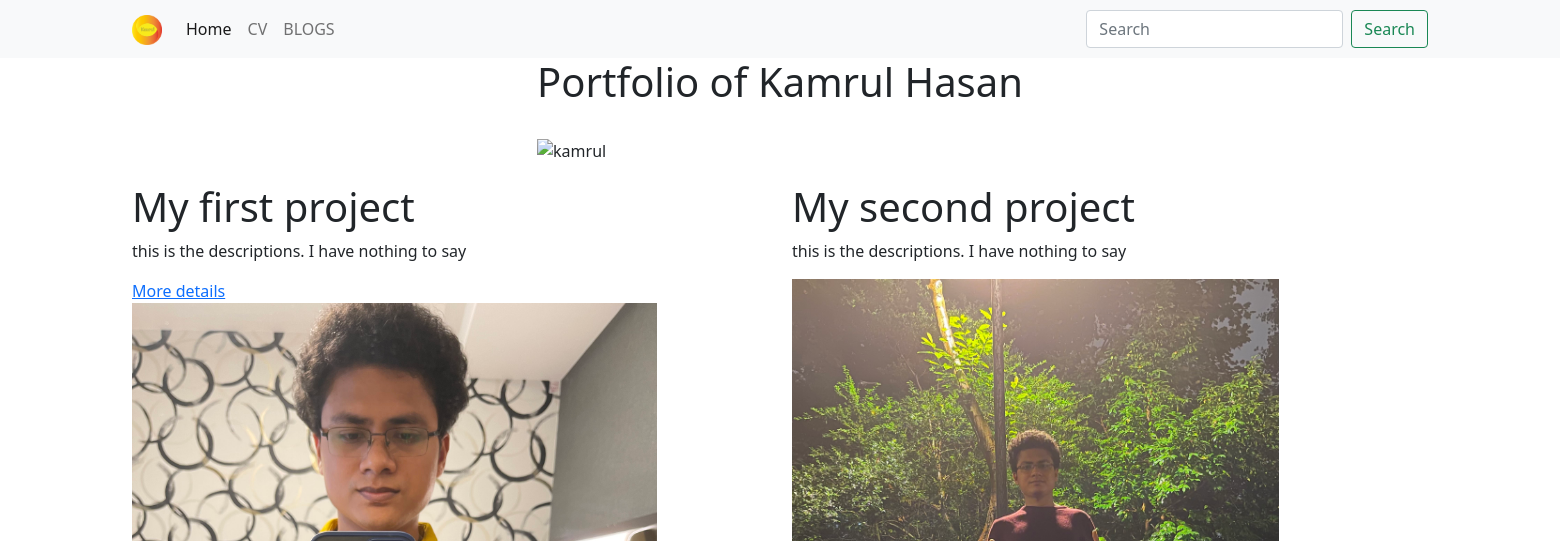
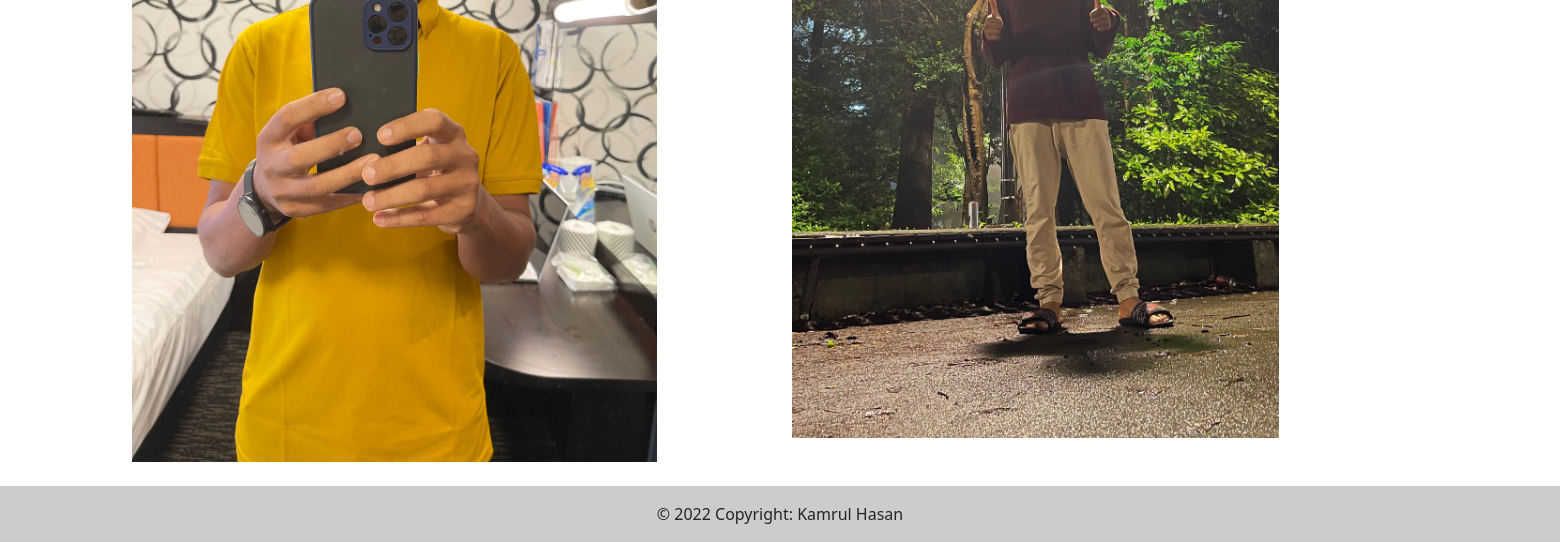
Before: / with the older database file (2 pictures, top to bottom).
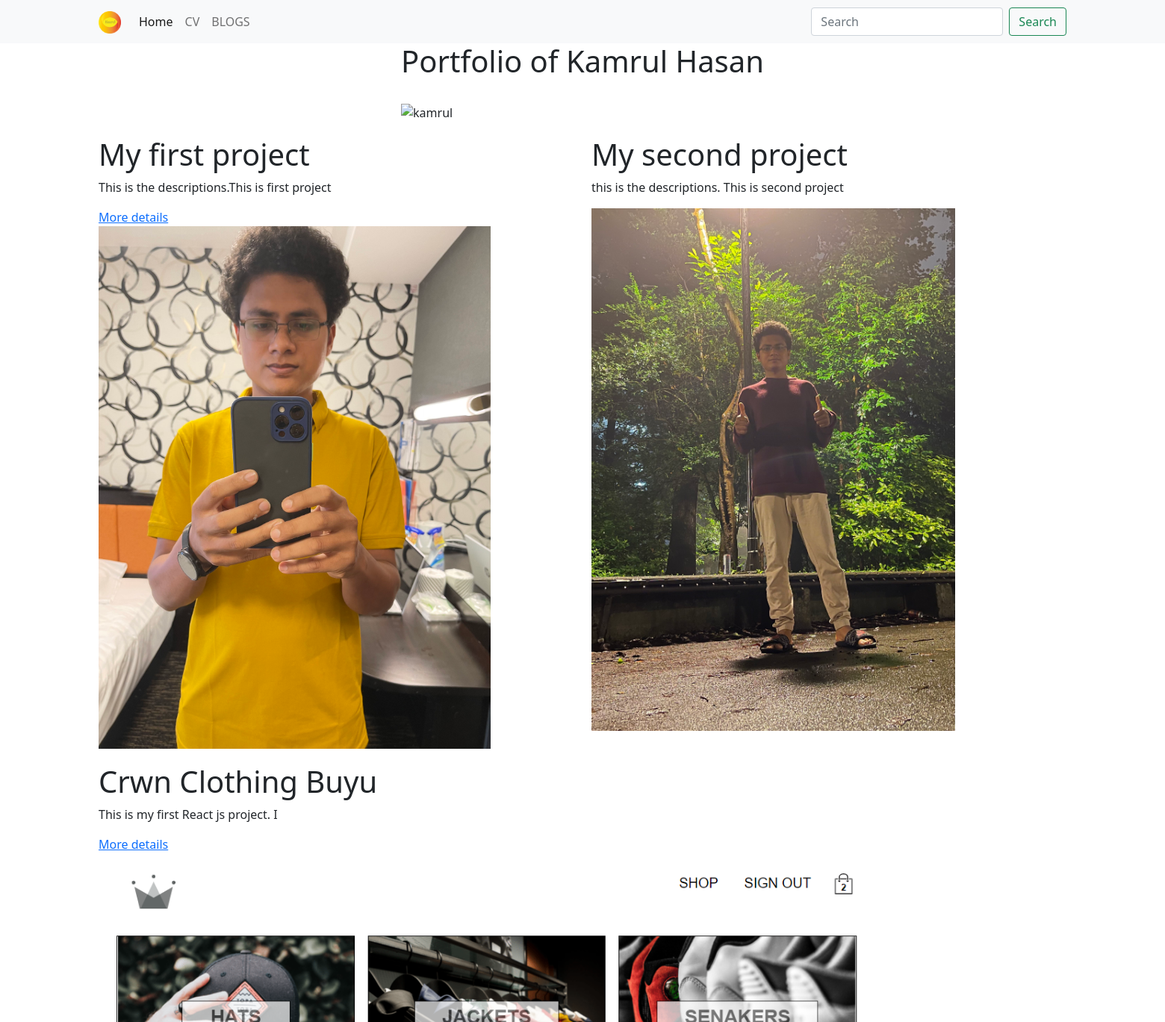
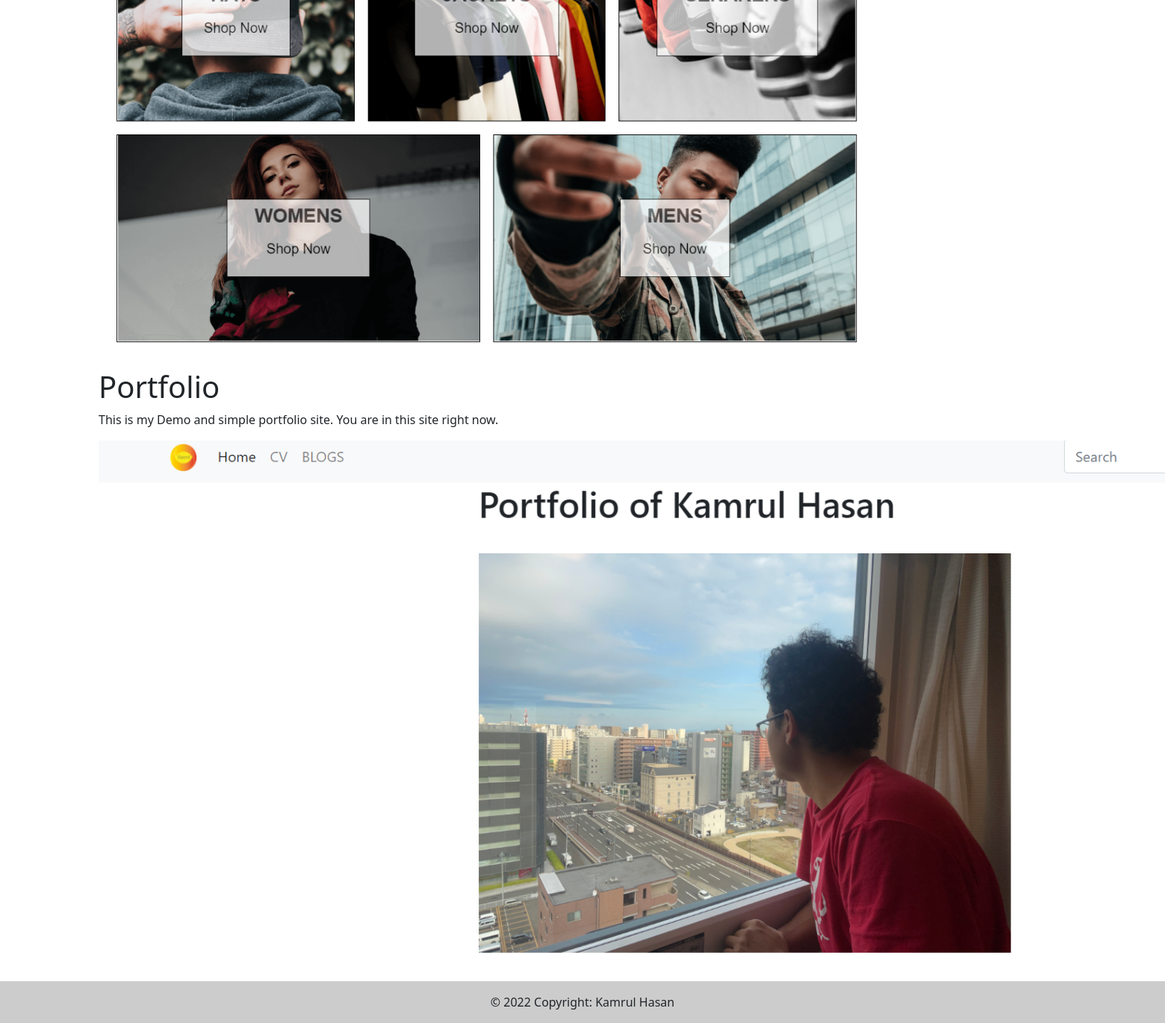
After: the same page with the newer database file (2 pictures, top to bottom).
### portfolio/models.py (models this page shows, shortened)
class Project(models.Model):
    title = models.CharField(max_length=100)
    description = models.CharField(max_length=250)
    image = models.ImageField(upload_to='portfolio/images/')
    urls = models.URLField(blank=True)

### portfolio/views.py (the view)
# urls.py: 2. Add a URL to urlpatterns:  path('', views.home, name='home')
def home(request):
    pojects = Project.objects.all()
    return render(request, 'portfolio/home.html', {'projects': pojects})

### portfolio/templates/portfolio/home.html
{% extends 'portfolio/base.html' %}
{% block contant %}
    {% load static %}
    <div class="container d-flex align-items-center justify-content-center h-100">
        <div class="continer">
            <h1>Portfolio of Kamrul Hasan </h1> <br>
            <img src="{% static 'portfolio/IMG_0377.JPG' %}" alt="kamrul" width="600">
        </div>
    </div>
    <div class="container">
        <div class="row"  >
            {% for projects in  projects %}
                <div class="col" style="padding-top: 20px ">
                <div class="row">
                     <h1>{{ projects.title }}</h1>
                    <p>{{ projects.description }}</p>
                     {% if projects.urls %}
                        <a href="{{ projects.urls }} "> More details</a>
                    {% endif %}
                </div>
                    <img src="{{ projects.image.url }}" height=700 width= auto;>
                    <br>
                </div>
            {% endfor %}
        </div>
    </div>
    <br>
{% endblock %}

### portfolio/templates/portfolio/base.html (shortened to what this page needs)
{% load static %}
<!doctype html>
<html lang="en">
<head>
    <link href="https://cdn.jsdelivr.net/npm/bootstrap@5.1.1/dist/css/bootstrap.min.css" rel="stylesheet"
>
</head>
<body>
{% load static %}
<nav class="navbar navbar-expand-lg navbar-light bg-light">
    <div class="container container-fluid">
        <a class="navbar-brand" href="#"><img src="{% static 'portfolio/kamrulpnj.png' %}" alt="kamrul" width="30"
                                              height="30"></a>
        <div class="collapse navbar-collapse" id="navbarSupportedContent">
            <ul class="navbar-nav me-auto mb-2 mb-lg-0">
                <li class="nav-item">
                    <a class="nav-link active" aria-current="page" href="{% url 'home' %}">Home</a>
                </li>
                <li class="nav-item">
                    <a class="nav-link" href="{% static 'portfolio/CV of Md.docx - Copy.pdf' %}">CV</a>
                </li>
                <li class="nav-item">
                    <a class="nav-link" href="{% url 'blog:all_blogs' %}">BLOGS</a>
                </li>
            </ul>
            <form class="d-flex">
                <input class="form-control me-2" type="search" placeholder="Search" aria-label="Search">
                <button class="btn btn-outline-success" type="submit">Search</button>
            </form>
        </div>
    </div>
</nav>
{% block contant %} {% endblock %}
<footer>
     <div
         class="text-center p-3"
         style="background-color: rgba(0, 0, 0, 0.2)"
         >
      © 2022 Copyright: Kamrul Hasan
    </div>
</footer>
</body>
</html>

Changed rows visible on the page:
changed Project "My first project": description "this is the descriptions. I have nothing to say" → "This is the descriptions.This is first project"
changed Project "My second project": description "this is the descriptions. I have nothing to say" → "this is the descriptions. This is second project"
added Project: title "Crwn Clothing Buyu", description "This is my first React js project. I", image (picture)
added Project: title "Portfolio", description "This is my Demo and simple portfolio site. You are in this site right now.", image (picture)
